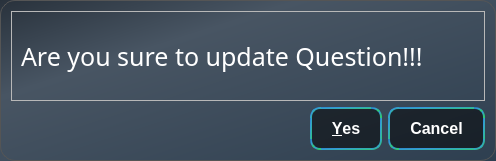
<?xml version="1.0" encoding="UTF-8"?>
<ui version="4.0">
 <class>LOGOUT</class>
 <widget class="QDialog" name="LOGOUT">
  <property name="geometry">
   <rect>
    <x>0</x>
    <y>0</y>
    <width>496</width>
    <height>161</height>
   </rect>
  </property>
  <property name="windowTitle">
   <string>UPDATE</string>
  </property>
  <property name="styleSheet">
   <string notr="true">#LOGOUT {
    border-radius: 15px;
    background-color: qlineargradient(x1: 0, y1: 0, x2: 1, y2: 1, stop: 0 #29323c, stop: 0.3 #485563, stop: 1 #2e3f50);
    color: #FFFFFF;
    border: 1px solid #555555;
    padding: 20px;
}

QPushButton {
border: 2px solid transparent; 
border-radius: 10px;
background-color: rgba(0, 0, 0, 0.5);
padding: 10px 20px;
font-size: 16px;
font-weight: bold;
color: white;
border-color: qlineargradient(x1: 0, y1: 0, x2: 1, y2: 1, stop: 0 #2980b9, stop: 0.3 #3498db, stop: 1 #2ecc71);
}
QPushButton:hover {
background-color:qlineargradient(x1: 0, y1: 0, x2: 1, y2: 1, stop: 0 #2980b9, stop: 0.3 #3498db, stop: 1 #2ecc71);
color: black;
border: 2px solid transparent; 
border-color: black; 
}

QLabel {color: white;}</string>
  </property>
  <layout class="QVBoxLayout" name="verticalLayout">
   <item>
    <widget class="QFrame" name="frame">
     <property name="frameShape">
      <enum>QFrame::StyledPanel</enum>
     </property>
     <property name="frameShadow">
      <enum>QFrame::Raised</enum>
     </property>
     <layout class="QHBoxLayout" name="horizontalLayout">
      <item>
       <widget class="QLabel" name="label">
        <property name="font">
         <font>
          <family>Dungeon</family>
          <pointsize>19</pointsize>
         </font>
        </property>
        <property name="text">
         <string>Are you sure to update Question!!!</string>
        </property>
       </widget>
      </item>
     </layout>
    </widget>
   </item>
   <item>
    <widget class="QDialogButtonBox" name="buttonBox">
     <property name="orientation">
      <enum>Qt::Horizontal</enum>
     </property>
     <property name="standardButtons">
      <set>QDialogButtonBox::Cancel|QDialogButtonBox::Yes</set>
     </property>
    </widget>
   </item>
  </layout>
 </widget>
 <resources/>
 <connections>
  <connection>
   <sender>buttonBox</sender>
   <signal>accepted()</signal>
   <receiver>LOGOUT</receiver>
   <slot>accept()</slot>
   <hints>
    <hint type="sourcelabel">
     <x>248</x>
     <y>254</y>
    </hint>
    <hint type="destinationlabel">
     <x>157</x>
     <y>274</y>
    </hint>
   </hints>
  </connection>
  <connection>
   <sender>buttonBox</sender>
   <signal>rejected()</signal>
   <receiver>LOGOUT</receiver>
   <slot>reject()</slot>
   <hints>
    <hint type="sourcelabel">
     <x>316</x>
     <y>260</y>
    </hint>
    <hint type="destinationlabel">
     <x>286</x>
     <y>274</y>
    </hint>
   </hints>
  </connection>
 </connections>
</ui>
